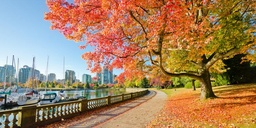
//> input picture PDI/kmeans/image.jpg, 256 x 128 px, shrunk from 1000 x 500 before the run
$ ./kmeans image.jpg   (built with g++ and OpenCV 4)
//> lines starting //> are read from the running program, lines starting //| are printed output that depends on the picture
#include <opencv2/opencv.hpp>
#include <cstdlib>

using namespace cv;

int main(int argc, char **argv) {
	int nClusters = 12;
	Mat rotulos;
	int nRodadas = 1;
	Mat centros;
	Mat img = imread(argv[1]);
//> img is the input picture: 128 rows x 256 cols, CV_8UC3; mean B, G, R 95.4, 128.4, 161.8
	Mat samples(img.rows * img.cols, 3, CV_32F);

	for (int i = 0; i < 10; i++) {
		for (int y = 0; y < img.rows; y++) {
			for (int x = 0; x < img.cols; x++) {
				for (int z = 0; z < 3; z++) {
					samples.at<float>(y + x * img.rows, z) = img.at<Vec3b>(y, x)[z];
				}
			}
		}

		kmeans(samples,
			nClusters,
			rotulos,
			TermCriteria(CV_TERMCRIT_ITER | CV_TERMCRIT_EPS, 10000, 0.0001),
			nRodadas,
			KMEANS_RANDOM_CENTERS,
			centros);


		Mat rotulada(img.size(), img.type());
		for (int y = 0; y < img.rows; y++) {
			for (int x = 0; x < img.cols; x++) {
				int indice = rotulos.at<int>(y + x * img.rows, 0);
				rotulada.at<Vec3b>(y, x)[0] = (uchar)centros.at<float>(indice, 0);
				rotulada.at<Vec3b>(y, x)[1] = (uchar)centros.at<float>(indice, 1);
				rotulada.at<Vec3b>(y, x)[2] = (uchar)centros.at<float>(indice, 2);
			}
		}
		imshow("clustered image", rotulada);
		imwrite("clustered.png", rotulada);
		waitKey();
	}
//> this loop made 10 passes
//> pass 1, `imshow("clustered image", rotulada);`:
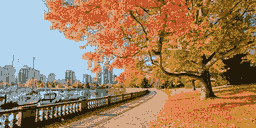
//> window 'clustered image': 128 rows x 256 cols, CV_8UC3; mean B, G, R 95.1, 127.9, 161.3
//> pass 2, `imshow("clustered image", rotulada);`:
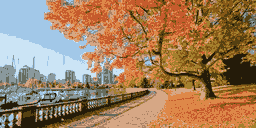
//> window 'clustered image': 128 rows x 256 cols, CV_8UC3; mean B, G, R 95, 127.8, 161.3
return 0;
}
